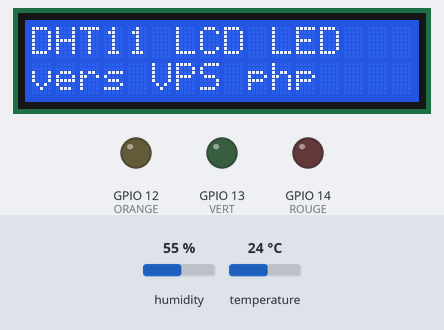
Bench run of a sketch on a simulated ESP8266 (NodeMCU). Parts: 16×2 character LCD, output pins drawn as LEDs (lit = HIGH). The inputs (shaded band) are chosen by the test bench; at power-on: temperature 24 °C, humidity 55 %. WiFi joins after 1.5 s; servers stay silent unless stated; uploads are accepted with an empty reply; what the sketch prints to the serial monitor is not drawn.

Above: at 1.2 s.
1.3 s: temperature set to 22 °C
At 10.5 s:
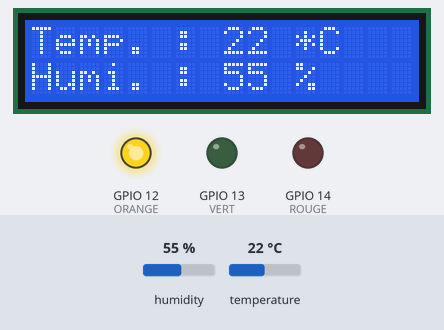
17.6 s: temperature set to 19 °C
At 22.7 s:
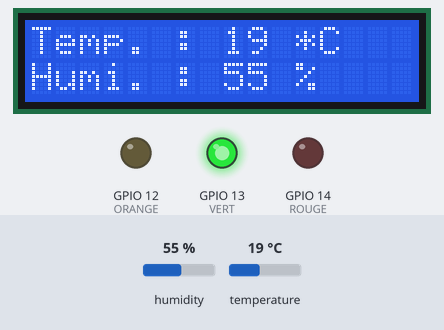
33.9 s: temperature set to 28 °C
At 43.3 s:
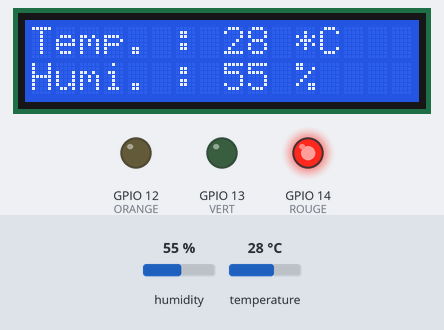
50.2 s: humidity set to 22 %
At 53.1 s:
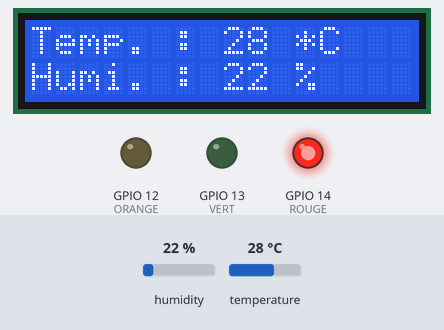
66.5 s: humidity set to 40 %
At 73.7 s:
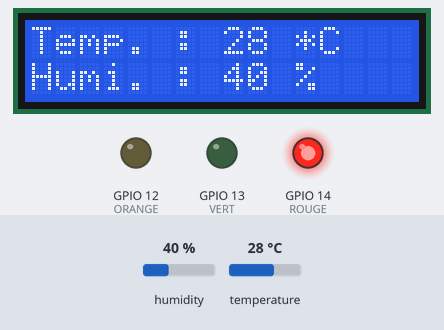
Timing chart, 0 to 75.2 s (numbered marks = the images above; inputs shaded):
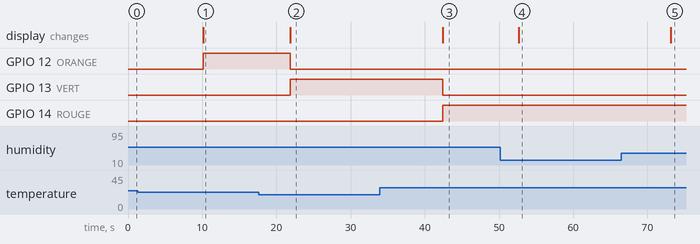

The sketch:

DHT11-LCD-LED-VPS.ino
```cpp
/*
 * *************************
 * Capteur : DHT11
 *
 * Les broches sont numérotées de la gauche vers la droite lorsque l'on regarde le capteur de face
 *
 * Broche n°1 connectée au +3.3V
 * Broche n°2 (data) connectée à la broche 'D4' du NodeMcu (Pin 2 pour l'arduino) avec une résistance de 10 K reliée au +3.3v
 * Broche n°3 non connectée
 * Broche n°4 connectée à la masse (GND)
 *
 * Installer la bibliothèque 'DHT sensor library by Adarftuit'
 * Cette librairie necessite une librairie supplémentaire qui est disponible à l'adresse : https://github.com/adafruit/Adafruit_Sensor
 * et qui doit être installée selon ce tutoriel : https://learn.adafruit.com/adafruit-all-about-arduino-libraries-install-use/installing-a-library-on-linux
 *
 * *************************
 *  Convertisseur de niveau I2C
 *
 *  Le NodeMcu fonctionne sous 3.3V.
 *  L'afficheur fonctionne sous 5V et avec un bus I2C.
 *  La connexion ne peut pas être directe sans risquer d'endommager le NodeMcu.
 *  Un convertisseur de niveau est intercalé entre le NodeMcu et l'afficheur
 *
 *  Broche 'BVCC' connectée au +3.3V : broche '3V' sur le NodeMcu
 *  Broche 'BSCL' connectée à la broche 'D1' du NodeMcu (Pin 5 pour l'arduino)
 *  Broche 'BSDA' connectée à la broche 'D2' du NodeMcu (Pin 4 pour l'arduino)
 *  Broche 'BGND' connectée à la masse : une broche 'G' du NodeMcu (GND)
 *  Broche 'AVCC' connectée au +5V : broche 'VV' sur le NodeMcu
 *  Broche 'AGND' connectée à la masse : une broche 'G' du NodeMcu (GND)
 *  Les broches 'ASCL', 'ASDA' et 'AGND' sont connectées à l'afficheur
 *
 * *************************
 * Afficheur 2 lignes x 16 caractères sur bur I2C
 *
 * Broche 'GND' connectée à la broche AGND du convertisseur (ou directement à la masse : une broche 'G' du NodeMcu)
 * Broche 'VCC' connectée à la broche AVCC du convertisseur (ou directement au +5V : broche 'VV' sur le NodeMcu)
 * Broche 'SDA' connectée à la broche ASDA du convertisseur
 * Broche 'SCL' connectée à la broche ASCL du convertisseur
 *
 * Installer la bibliothèque 'LiquidCrystal I2C by Frank de Brabander'
 *
 *
 */

// Déclaration des librairies
#include <DHT.h>                      // pour communiquer avec le capteur DHT
#include <Wire.h>                     // pour utiliser le bus I2C
#include <LiquidCrystal_I2C.h>        // pour piloter l'afficheur
#include <ESP8266WiFi.h>              // pour le support du wifi
#include <ESP8266WiFiMulti.h>
#include <ESP8266HTTPClient.h>        // pour utliser le wifi

// Préparation du capteur DHT
#define DHTPIN 2                      // broche sur laquelle est raccordée la data du capteur (la broche 'D4' du NodeMcu correspond à la broche 2 de l'arduino)
#define DHTTYPE DHT11                 // précise la référence du capteur DHT (DHT11 ou DHT21 ou DHT22)
DHT dht(DHTPIN, DHTTYPE);             // Initialisation du capteur DHT

// Préparation de l'afficheur
LiquidCrystal_I2C lcd(0x27,16,2);     // Initialisation en présisant l'adresse 0x27 ou 0x3f sur le bus I2C et 16 caractères par 2 lignes

// Initialisation du wifi
ESP8266WiFiMulti WiFiMulti;

const int ROUGE = 14;
const int ORANGE = 12;
const int VERT = 13;

// fonction de démarrage
void setup() {
  // Démarrage du bus série
  Serial.begin(115200);               // vitesse
  Serial.println("DHT11 LCD LED");          // écriture d'un petit message...
  Serial.println("vers VPS php");

  // Démarrage du capteur DHT11
  dht.begin();

  // Démarrage de l'afficheur
  lcd.init();
  lcd.backlight();                    // mise en route du rétro éclairage
  lcd.setCursor(0,0);                 // positionne le curseur sur la 1ère ligne et 1ère colonne
  lcd.print("DHT11 LCD LED");               // écriture d'un petit message...
  lcd.setCursor(0,1);                 // positionne le curseur sur la 2ème ligne et 1ère colonne
  lcd.print("vers VPS php");          // écriture d'un petit message...

  // Connexion au réseau wifi
  WiFi.mode(WIFI_STA);
  WiFiMulti.addAP( "****", "******");

  // Controle des LEDs
  pinMode(ROUGE, OUTPUT);
  pinMode(ORANGE, OUTPUT);
  pinMode(VERT, OUTPUT);

}

// boucle infinie
void loop() {
  delay(10000);                        // attendre 10 seconde

  float t = dht.readTemperature();    // mesurer la température (en ° Celsius)
  float h = dht.readHumidity();       // mesurer l'humidité (en %)

  if (isnan(h) || isnan(t)) {         // test si des valeurs ont été récupérées
    // s'il y a un problème...
    Serial.println("Failed to read from DHT sensor!");    // affiche un message d'erreur
    return;                            // quitte pour retenter une lecture

  } else {
    // si tout va bien...

    // conversion des valeurs en entier
    int temp = int(t);
    int humi = int(h);

    // affichage des valeurs dans le bus série
    Serial.print("Temperature : ");
    Serial.print(t);
    Serial.print(" *C\t");
    Serial.print("Humidité : ");
    Serial.print(h);
    Serial.println(" %");

    // des valeurs sur l'afficheur
    lcd.clear();
    lcd.setCursor(0,0);                 // 1ère colonne, 1ère ligne
    lcd.print("Temp. : ");
    lcd.setCursor(8,0);                 // 9ème colonne, 1ère ligne
    lcd.print(int(t));                  // conversion en entier avant d'afficher
    lcd.setCursor(11,0);                // 12ème colonne, 1ère ligne
    lcd.print("*C");
    lcd.setCursor(0,1);                 // 1ère colonne, 2èmee ligne
    lcd.print("Humi. : ");
    lcd.setCursor(8,1);                 // 9ème colonne, 2èmee ligne
    lcd.print(int(h));;                 // conversion en entier avant d'afficher
    lcd.setCursor(11,1);                // 12ème colonne, 2èmee ligne
    lcd.print("%");

    // Tout éteindre
    digitalWrite(ROUGE, LOW);
    digitalWrite(ORANGE, LOW);
    digitalWrite(VERT, LOW);

    // allumer les leds
    if (t <= 20) digitalWrite(VERT, HIGH);
    if (t > 20 && t < 26) digitalWrite(ORANGE, HIGH);
    if (t >= 26) digitalWrite(ROUGE, HIGH);

    // envoi des données vers internet
    if((WiFiMulti.run() == WL_CONNECTED)) {   // Si le wifi est connecté

          Serial.println("Connexion wifi ok");

          HTTPClient http;                    // préparation d'une requète HTTP au serveur

          Serial.print("HTTP begin... ");
          http.begin("http://51.75.126.49/dht11/store_data.php");   // connexion au serveur

          http.addHeader("Content-Type", "application/json");    // envoi d'un entête pour préciser notre format de données : json

          String data = "{\"temperature\":\"" + String(temp) + "\",\"humidite\":\"" + String(humi) + "\"}";    // préparation du json {"temperature":"22","humidite":"55"}
          Serial.println(data);

          int httpCode = http.POST(data);    // envoi les données et récupère un code de retour

          if(httpCode == 200 ) {              // si le code de retour est bon (200)
             Serial.println("POST : ok");
          } else {                            // si le code de retour n'est pas bon (différent de 200)
             Serial.print("POST : failed, error : ");
             Serial.println(http.errorToString(httpCode).c_str());
          }
          http.end();                    // on ferme la connexion au serveur
    } else  {
        Serial.println("Echec connexion wifi");
    }

  }


}
```

Measured:
- the behaviour switches between 21 and 20 °C on temperature (found by bisection; images 1 and 2)
- after the input at 1.3 s, the display: changes after 8.8 s (image 1)
- after the input at 17.6 s, GPIO 12 (ORANGE): HIGH → LOW after 4.3 s; GPIO 13 (VERT): LOW → HIGH after 4.3 s; the display: changes after 4.3 s (image 2)
- after the input at 33.9 s, GPIO 13 (VERT): HIGH → LOW after 8.5 s; GPIO 14 (ROUGE): LOW → HIGH after 8.5 s; the display: changes after 8.5 s (image 3)
- after the input at 50.2 s, the display: changes after 2.5 s (image 4)
- after the input at 66.5 s, the display: changes after 6.7 s (image 5)
